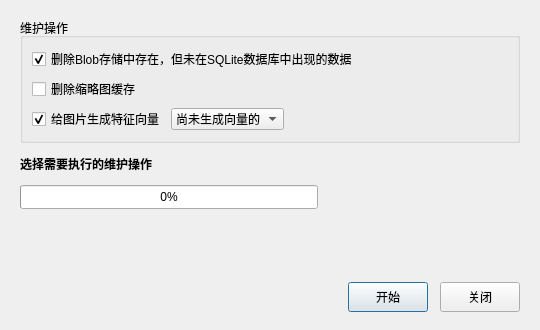
<?xml version="1.0" encoding="UTF-8"?>
<ui version="4.0">
 <class>DatabaseMaintenanceDialog</class>
 <widget class="QDialog" name="DatabaseMaintenanceDialog">
  <property name="geometry">
   <rect>
    <x>0</x>
    <y>0</y>
    <width>540</width>
    <height>330</height>
   </rect>
  </property>
  <property name="minimumSize">
   <size>
    <width>500</width>
    <height>330</height>
   </size>
  </property>
  <property name="windowTitle">
   <string>数据库维护</string>
  </property>
  <layout class="QVBoxLayout" name="verticalLayout">
   <property name="leftMargin">
    <number>20</number>
   </property>
   <property name="topMargin">
    <number>18</number>
   </property>
   <property name="rightMargin">
    <number>20</number>
   </property>
   <property name="bottomMargin">
    <number>18</number>
   </property>
   <property name="spacing">
    <number>12</number>
   </property>
   <item>
    <widget class="QGroupBox" name="groupBoxOperations">
     <property name="title">
      <string>维护操作</string>
     </property>
     <layout class="QVBoxLayout" name="verticalLayoutOperations">
      <item>
       <widget class="QCheckBox" name="checkBoxDeleteOrphanBlobs">
        <property name="text">
         <string>删除Blob存储中存在，但未在SQLite数据库中出现的数据</string>
        </property>
        <property name="checked">
         <bool>true</bool>
        </property>
       </widget>
      </item>
      <item>
       <widget class="QCheckBox" name="checkBoxDeleteThumbnailCache">
        <property name="text">
         <string>删除缩略图缓存</string>
        </property>
       </widget>
      </item>
      <item>
       <layout class="QHBoxLayout" name="horizontalLayoutVectors">
        <item>
         <widget class="QCheckBox" name="checkBoxGenerateVectors">
          <property name="text">
           <string>给图片生成特征向量</string>
          </property>
          <property name="checked">
           <bool>true</bool>
          </property>
         </widget>
        </item>
        <item>
         <widget class="QComboBox" name="comboBoxVectorScope">
          <item>
           <property name="text">
            <string>尚未生成向量的</string>
           </property>
          </item>
          <item>
           <property name="text">
            <string>所有的</string>
           </property>
          </item>
         </widget>
        </item>
        <item>
         <spacer name="horizontalSpacerVectors">
          <property name="orientation">
           <enum>Qt::Orientation::Horizontal</enum>
          </property>
          <property name="sizeHint" stdset="0">
           <size>
            <width>40</width>
            <height>20</height>
           </size>
          </property>
         </spacer>
        </item>
       </layout>
      </item>
     </layout>
    </widget>
   </item>
   <item>
    <widget class="QLabel" name="labelStatus">
     <property name="font">
      <font>
       <bold>true</bold>
      </font>
     </property>
     <property name="text">
      <string>选择需要执行的维护操作</string>
     </property>
    </widget>
   </item>
   <item>
    <layout class="QHBoxLayout" name="horizontalLayoutProgress">
     <item>
      <widget class="QProgressBar" name="progressBar">
       <property name="minimumSize">
        <size>
         <width>220</width>
         <height>24</height>
        </size>
       </property>
       <property name="value">
        <number>0</number>
       </property>
       <property name="format">
        <string>%p%</string>
       </property>
      </widget>
     </item>
     <item>
      <widget class="QLabel" name="labelTaskProgress">
       <property name="minimumSize">
        <size>
         <width>190</width>
         <height>24</height>
        </size>
       </property>
       <property name="text">
        <string/>
       </property>
       <property name="alignment">
        <set>Qt::AlignmentFlag::AlignRight|Qt::AlignmentFlag::AlignVCenter</set>
       </property>
      </widget>
     </item>
    </layout>
   </item>
   <item>
    <spacer name="verticalSpacer">
     <property name="orientation">
      <enum>Qt::Orientation::Vertical</enum>
     </property>
     <property name="sizeHint" stdset="0">
      <size>
       <width>20</width>
       <height>12</height>
      </size>
     </property>
    </spacer>
   </item>
   <item>
    <layout class="QHBoxLayout" name="horizontalLayoutActions">
     <item>
      <spacer name="horizontalSpacerActions">
       <property name="orientation">
        <enum>Qt::Orientation::Horizontal</enum>
       </property>
       <property name="sizeHint" stdset="0">
        <size>
         <width>40</width>
         <height>20</height>
        </size>
       </property>
      </spacer>
     </item>
     <item>
      <widget class="QPushButton" name="pushButtonStart">
       <property name="minimumSize">
        <size>
         <width>80</width>
         <height>30</height>
        </size>
       </property>
       <property name="text">
        <string>开始</string>
       </property>
      </widget>
     </item>
     <item>
      <widget class="QPushButton" name="pushButtonCancel">
       <property name="minimumSize">
        <size>
         <width>80</width>
         <height>30</height>
        </size>
       </property>
       <property name="text">
        <string>关闭</string>
       </property>
      </widget>
     </item>
    </layout>
   </item>
  </layout>
 </widget>
 <resources/>
 <connections/>
</ui>
